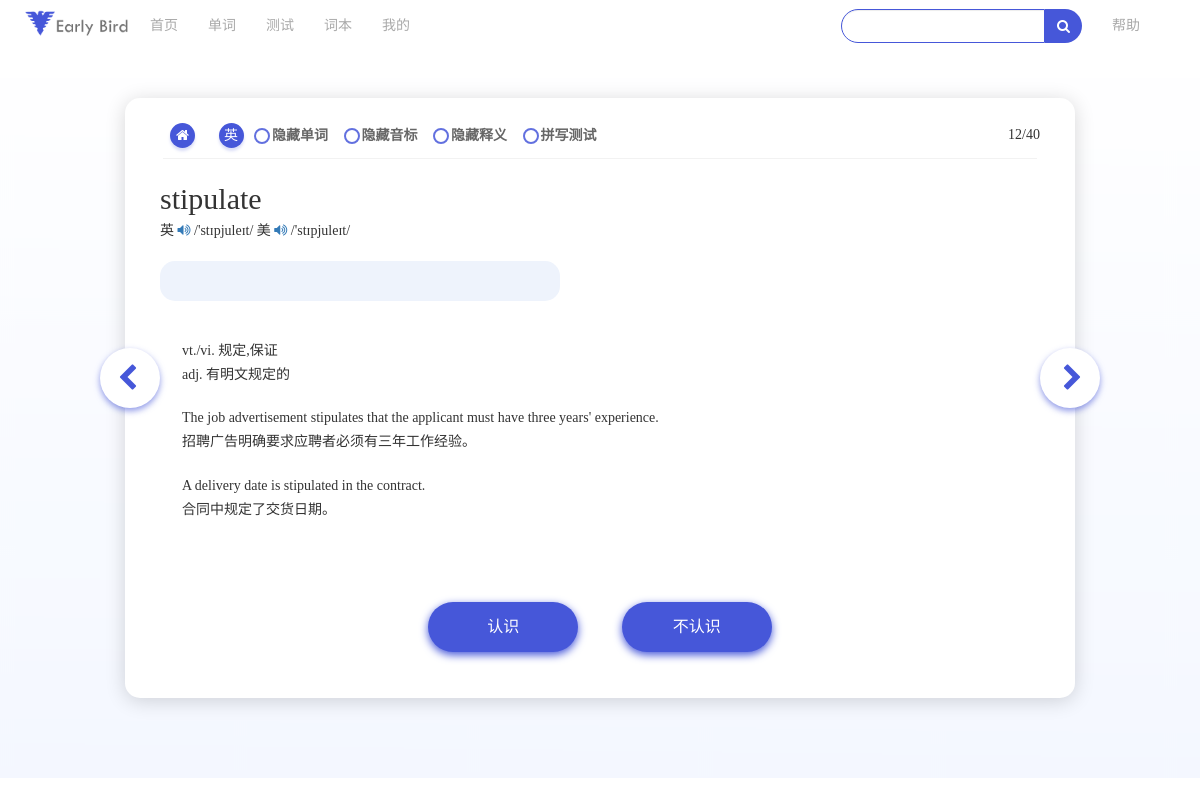
The app's page /study/ with its own data.
### JoJo/models.py (models this page shows, shortened)
class Word(models.Model):
    wordname    =  models.CharField(max_length=50, primary_key=True)
    group       =  models.CharField(max_length=20)
    soundmark   =  models.CharField(max_length=50, null=True,blank=True)
    explanation =  models.CharField(max_length=200, null=True,blank=True)
    demo_1      =  models.CharField(max_length=100, null=True,blank=True)
    demo_1_translate = models.CharField(max_length=100, null=True, blank=True)
    demo_2      =  models.CharField(max_length=100, null=True,blank=True)
    demo_2_translate = models.CharField(max_length=100, null=True, blank=True)
    demo_3      =  models.CharField(max_length=100, null=True,blank=True)
    demo_3_translate = models.CharField(max_length=100, null=True, blank=True)

### JoJo/views.py (the view)
# urls.py: url(r'^study/$',  'JoJo.views.study', name='index'),
def study(request):
    dict = Word.objects.all();
    username = request.COOKIES.get('username','')
    user = User.objects.filter(username__exact=username)[0]
    if request.session.get(username) == None:
        request.session[username] = 0
        wordindex = 0
    else:
        wordindex = request.session[username]
        request.session[username] = (request.session[username]+0)%dict.count()
    word = Word.objects.all()[wordindex]
    json = {'username':username}
    json['word'] = word.wordname
    json['group'] = word.group
    json['soundmark'] = word.soundmark
    json['explanation'] = word.explanation.split(";")
    json['demo_1'] = word.demo_1
    json['demo_1_translate'] = word.demo_1_translate
    json['demo_2'] = word.demo_2
    json['demo_2_translate'] = word.demo_2_translate
    json['demo_3'] = word.demo_3
    json['demo_3_translate'] = word.demo_3_translate
    json['nickname'] = user.nickname
    return render_to_response('study.html', json)

### templates/study.html (shortened to what this page needs)
<!DOCTYPE html>
<html lang="en">
<head>
    <link rel="stylesheet" href="/static/css/bootstrap.min.css">
    <link rel="stylesheet" href="/static/css/font-awesome.min.css">
    <link rel="stylesheet" href="/static/css/main.css">
</head>
<body>
    <div class="navbar navbar-transparent">
        <div class="container">
            <a href=".."  class="navbar-brand"></a>
            <div class="nav navbar-nav nav-link hidden-xs">
                <div class="space"></div>
                <li><a href=".." class="menu-item text-left">首页</a></li>
                <li><a href="../study" class="menu-item text-left">单词</a></li>
                <li><a href="test.html" class="menu-item text-left">测试</a></li>
                <li><a href="vocabulary.html" class="menu-item text-left">词本</a></li>
                <li><a href="user.html" class="menu-item text-left">我的</a></li>
            </div>
            <div class="spelltest nav navbar-nav navbar-right nav-link hidden-xs">
                    <div class="navbar-form hidden-xs hidden-sm" role="search">
                            <div class="input-group">
                            <input type="text" class="form-control"><span
                            class="input-group-addon btn btn-primary"><i class="fa fa-search"></i></span>
                            </div>
                    </div>
                    <li><a href="helpdocument.html" calss="menu-item">帮助</a></li>
                    <li><a href="#" calss="menu-item">{{ nickname }}</a></li>
            </div>
        </div>
    </div>
    <div class="wordbox">
        <div class="pannel container col-md-10 col-md-offset-1">
            <div class="lft-btn">
                <div class="img-circle btn-group"><i class="fa fa-chevron-left fa-2x"></i></div>
            </div>
            <div class="right-btn">
                    <div class="img-circle btn-group"><i class="fa fa-chevron-right fa-2x"></i></div>
            </div>
            <div class="mem-pannel">
                <div class="mainbutton">
                    <div class="text-left mem-menu">
                        <div class="img-circle btn-group hidden-sm hidden-xs"><i class="fa fa-home"></i></div>
                        <div class="img-circle btn-group hidden-sm hidden-xs"><i class="fa fayin">英</i></div>
                        <div class="mem-item btn-group checkbox-custom">
                            <div class="checkcircle"></div>
                            <label for="input2"  class="item-input">隐藏单词</label>
                        </div>
                        <div class="mem-item btn-group checkbox-custom hidden-sm hidden-xs">
                            <div class="checkcircle"></div>
                            <label for="input3"  class="item-input">隐藏音标</label>
                        </div>
                        <div class="mem-item btn-group checkbox-custom">
                            <div class="checkcircle"></div>
                            <label for="input4"  class="item-input">隐藏释义</label>
                        </div>
                        <div class="mem-item btn-group checkbox-custom hidden-sm hidden-xs">
                            <div class="checkcircle"></div>
                            <label for="input5"  class="item-input">拼写测试</label>
                        </div>
                        <span>12/40</span>
                    </div>
                </div>
                <div class="linespace"></div>
                <div class="word-title">
                    <span id="word" class="word">{{ word }}</span>
                </div>
                <div id='soundmark' class="soundmark">
                    <span class="volume wordvolume">英 <a class="fa fa-volume-up"></a> {{ soundmark }} </span>
                    <span class="volume wordvolume">美 <a class="fa fa-volume-up"></a> {{ soundmark }}</span>
                </div>
                <div>
                    <span class="word-spell hidden-sm hidden-xs"> <input type="text"> </span>
                </div>
                <div class="word-content">
                    <div class="item translatedemo explanation">
                            {% for i in explanation %}
                                <span class="mean">{{ i }}</span><br>
                            {% endfor %}
                    </div>
                    <div class="item explanation">
                        <div class="sen exampledemo">{{ demo_1 }}</div>
                        <div class="sen translatedemo">{{ demo_1_translate }}</div>
                    </div>
                    <div class="item explanation">
                        <div class="sen exampledemo ">{{ demo_2 }}</div>
                        <div class="sen translatedemo">{{ demo_2_translate }}</div>
                    </div>
                    <div class="bannerbutton text-center">
                        <button id="know" class="left btn">认识</button>
                        <button id="notknow" class="right btn">不认识</button>
                    </div>
                </div>
            </div>
        </div>
    </div>
</body>
</html>

### templates/static/css/main.css (style rules this page uses)
body { font-family: "PingFang SC","Microsoft Yahei"; }
.navbar .navbar-brand { background-image: url(../img/logo.png); width: 120px; height: 40px; background-size: 90%; background-repeat: no-repeat; background-position: center center; }
.navbar-form { float:left; }
.navbar-form input { border-radius: 20px; border:0.5px solid #4657D9; }
.navbar-form .input-group-addon { border-top-right-radius: 20px; border-bottom-right-radius: 20px; background: #4657D9; border: #4657D9; color: white; }
.navbar .nav-link a { color:rgba(112,112,112,0.6); }
.navbar .space { height: 50px; width:10px; display: inline-block; }
.bannerbutton * { margin:60px 20px 0px 20px; font-size: 16px; color: white; line-height: 200%; width: 150px; height:50px; border-radius: 25px; background:#4657D9; box-shadow: 0px 3px 8px #4657D9; }
.mainbutton .img-circle { height:25px ; width:25px; margin:10px 10px; text-align: center; vertical-align: middle; background: #4657D9; border: none; box-shadow: 0px 3px 3px rgba(70, 87, 217, 0.2); padding: none; }
.mainbutton .fa { color:white; line-height: 180%; font-weight: 400; left:5px; }
.mainbutton .fayin { font-family: "PingFang SC","Microsoft Yahei"; }
.wordbox, .testbox { width:100%; height:700px; background-image: url(../img/mem-background.png); background-size: cover; }
.wordbox .pannel, .testbox .pannel { padding: 0px; margin-top: 20px; height:600px; background-color: transparent; }
.wordbox .pannel .mem-pannel, .testbox .pannel .mem-pannel { width:95%; margin: 0px auto; background:white; height:600px; border-radius: 15px; box-shadow: 0px 3px 20px rgba(0,0,0,0.16); }
.wordbox .lft-btn .img-circle, .wordbox .right-btn .img-circle, .testbox .lft-btn .img-circle, .testbox .right-btn .img-circle { margin-top:25%; height:60px ; width:60px; text-align: center; vertical-align: middle; padding: none; background-color: white; box-shadow: 0px 3px 6px rgba(70,87,217,0.6) }
.wordbox .lft-btn .img-circle, .testbox .lft-btn .img-circle { float: left; }
.wordbox .right-btn .img-circle, .testbox .right-btn .img-circle { float: right; }
.wordbox .lft-btn .fa, .testbox .lft-btn .fa { margin-right:5px; }
.wordbox .right-btn .fa, .testbox .right-btn .fa { margin-left:5px; }
.wordbox .lft-btn .fa, .wordbox .right-btn .fa, .testbox .lft-btn .fa, .testbox .right-btn .fa { color:#4657D9; line-height: 220%; left:5px; }
.wordbox .mem-menu .checkbox-custom .checkcircle { content: ''; position: absolute; top: 50%; left:-18px; margin-top: -8px; width:16px; height: 16px; display: inline-block; border-radius: 50%; border: 2px solid rgba(70, 87, 217,0.85); }
.wordbox .mainbutton { padding-top:15px; }
.wordbox .mem-item { margin:0px 15px; padding-top: 5px; font-size: 14px; font-weight: lighter; color: rgba(0,0,0,0.6); }
.wordbox .mem-pannel .mem-menu span { float:right; margin:12px 0px; }
.wordbox .mem-pannel .linespace { width:92%; height:20px; border-top:1px solid rgba(0, 0, 0, 0.05); margin:0px auto; }
.wordbox .mem-pannel .word-title .word { font-size: 30px; padding-right:30px; }
.wordbox .word-spell { margin-top:20px; display: inline-block; text-align: left; }
.wordbox .word-spell input { height:40px; width: 400px; font-size: 20px; text-align: center; vertical-align: middle; background: #EEF3FC; border: none; border-radius: 15px; }
.wordbox .word-content { margin-top: 4%; margin-right:6%; margin-left:6%; }
.wordbox .word-content .item { margin-bottom: 20px; line-height: 170%; }

### records on screen
Word: wordname "stipulate", soundmark "/'stɪpjuleɪt/", demo_1 "The job advertisement stipulates that the applicant must have three years' experience.", demo_1_translate "招聘广告明确要求应聘者必须有三年工作经验。", demo_2 "A delivery date is stipulated in the contract.", demo_2_translate "合同中规定了交货日期。"

### other values on screen
{{ i }} "vt./vi. 规定,保证" "adj. 有明文规定的"
